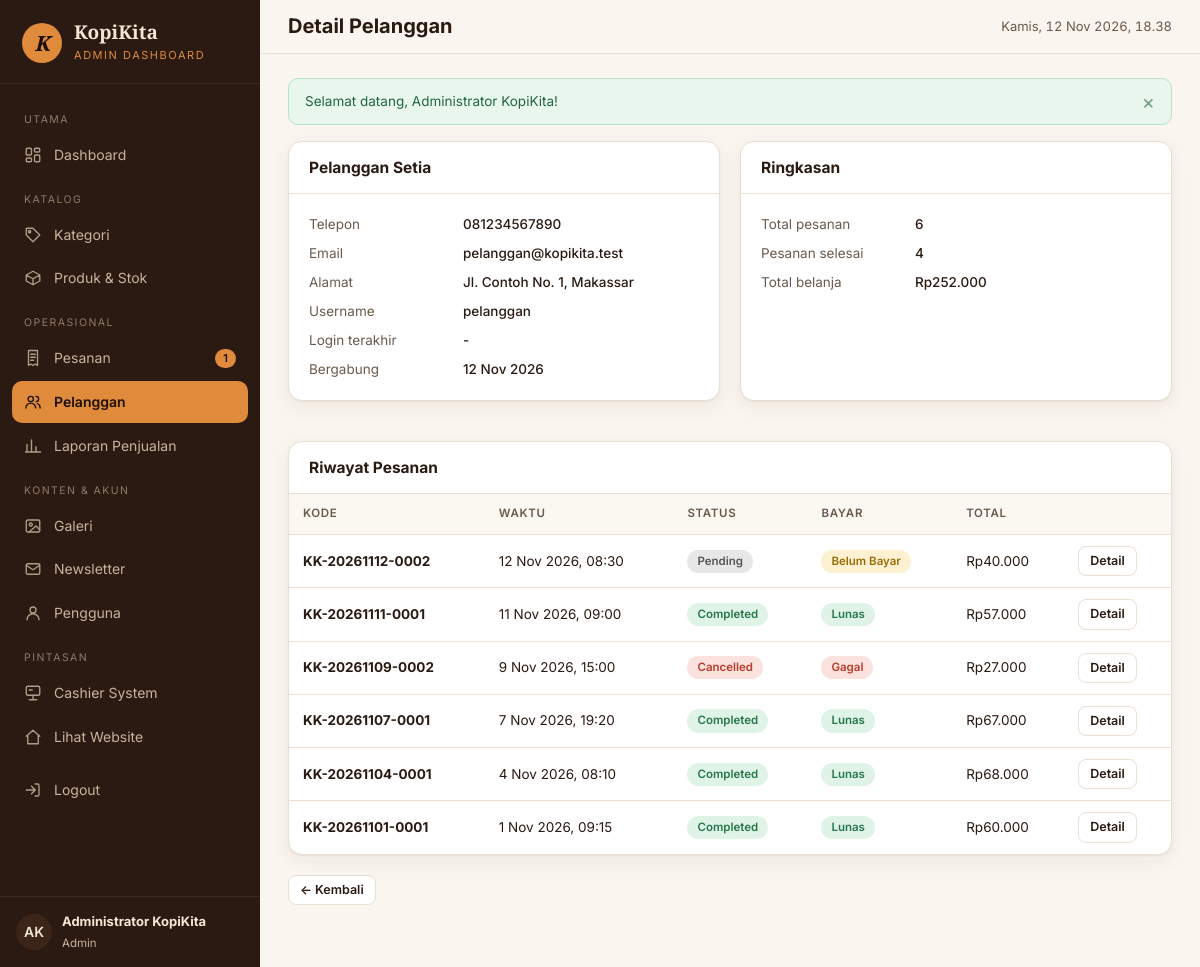
The page /admin/customers/show.php?id=2 (signed in) on the database its author committed.
### tables this page shows
CREATE TABLE `users` (
  `id`            BIGINT UNSIGNED NOT NULL AUTO_INCREMENT,
  `name`          VARCHAR(100) NOT NULL,
  `username`      VARCHAR(50)  NOT NULL,
  `email`         VARCHAR(150) NOT NULL,
  `password`      VARCHAR(255) NOT NULL,
  `role`          ENUM('admin','cashier','customer') NOT NULL DEFAULT 'customer',
  `avatar`        VARCHAR(255) NULL,
  `is_active`     TINYINT(1)   NOT NULL DEFAULT 1,
  `last_login_at` DATETIME     NULL,
  `created_at`    DATETIME     NOT NULL,
  `updated_at`    DATETIME     NOT NULL,
  PRIMARY KEY (`id`),
  UNIQUE KEY `uq_users_username` (`username`),
  UNIQUE KEY `uq_users_email` (`email`),
  KEY `idx_users_role` (`role`)
);

CREATE TABLE `customers` (
  `id`         BIGINT UNSIGNED NOT NULL AUTO_INCREMENT,
  `user_id`    BIGINT UNSIGNED NULL,
  `name`       VARCHAR(100) NOT NULL,
  `phone`      VARCHAR(25)  NULL,
  `email`      VARCHAR(150) NULL,
  `address`    TEXT         NULL,
  `created_at` DATETIME     NOT NULL,
  `updated_at` DATETIME     NOT NULL,
  PRIMARY KEY (`id`),
  UNIQUE KEY `uq_customers_user` (`user_id`),
  KEY `idx_customers_name` (`name`),
  CONSTRAINT `fk_customers_user` FOREIGN KEY (`user_id`) REFERENCES `users` (`id`)
    ON UPDATE CASCADE ON DELETE SET NULL
);

CREATE TABLE `sales` (
  `id`               BIGINT UNSIGNED NOT NULL AUTO_INCREMENT,
  `order_id`         BIGINT UNSIGNED NOT NULL,
  `invoice_number`   VARCHAR(30) NOT NULL,
  `cashier_id`       BIGINT UNSIGNED NULL,
  `payment_method`   ENUM('cash','qris','bank_transfer') NOT NULL,
  `amount_due`       DECIMAL(12,2) NOT NULL,
  `amount_paid`      DECIMAL(12,2) NOT NULL DEFAULT 0,
  `change_amount`    DECIMAL(12,2) NOT NULL DEFAULT 0,
  `payment_status`   ENUM('pending','paid','failed','refunded') NOT NULL DEFAULT 'pending',
  `reference_number` VARCHAR(100) NULL,
  `paid_at`          DATETIME NULL,
  `created_at`       DATETIME NOT NULL,
  `updated_at`       DATETIME NOT NULL,
  PRIMARY KEY (`id`),
  UNIQUE KEY `uq_sales_order` (`order_id`),
  UNIQUE KEY `uq_sales_invoice` (`invoice_number`),
  KEY `idx_sales_cashier` (`cashier_id`),
  KEY `idx_sales_status` (`payment_status`),
  CONSTRAINT `fk_sales_order` FOREIGN KEY (`order_id`) REFERENCES `orders` (`id`)
    ON UPDATE CASCADE ON DELETE CASCADE,
  CONSTRAINT `fk_sales_cashier` FOREIGN KEY (`cashier_id`) REFERENCES `users` (`id`)
    ON UPDATE CASCADE ON DELETE SET NULL
);

CREATE TABLE `orders` (
  `id`              BIGINT UNSIGNED NOT NULL AUTO_INCREMENT,
  `order_code`      VARCHAR(30) NOT NULL,
  `customer_id`     BIGINT UNSIGNED NOT NULL,
  `processed_by`    BIGINT UNSIGNED NULL,
  `order_channel`   ENUM('online','cashier') NOT NULL DEFAULT 'online',
  `order_type`      ENUM('dine_in','takeaway') NOT NULL,
  `table_number`    VARCHAR(10) NULL,
  `order_status`    ENUM('pending','confirmed','preparing','ready','completed','cancelled') NOT NULL DEFAULT 'pending',
  `subtotal`        DECIMAL(12,2) NOT NULL,
  `discount_amount` DECIMAL(12,2) NOT NULL DEFAULT 0,
  `total_amount`    DECIMAL(12,2) NOT NULL,
  `notes`           TEXT NULL,
  `cancel_reason`   VARCHAR(255) NULL,
  `stock_deducted`  TINYINT(1) NOT NULL DEFAULT 0,
  `ordered_at`      DATETIME NOT NULL,
  `completed_at`    DATETIME NULL,
  `updated_at`      DATETIME NOT NULL,
  PRIMARY KEY (`id`),
  UNIQUE KEY `uq_orders_code` (`order_code`),
  KEY `idx_orders_customer` (`customer_id`),
  KEY `idx_orders_processed_by` (`processed_by`),
  KEY `idx_orders_status` (`order_status`),
  KEY `idx_orders_ordered_at` (`ordered_at`),
  KEY `idx_orders_channel` (`order_channel`),
  CONSTRAINT `fk_orders_customer` FOREIGN KEY (`customer_id`) REFERENCES `customers` (`id`)
    ON UPDATE CASCADE ON DELETE RESTRICT,
  CONSTRAINT `fk_orders_processed_by` FOREIGN KEY (`processed_by`) REFERENCES `users` (`id`)
    ON UPDATE CASCADE ON DELETE SET NULL
);

### config/database.php (called while the page is built, shortened)
<?php
function db(): PDO
{
    static $pdo = null;
    if ($pdo instanceof PDO) {
        return $pdo;
    }
    $dsn = 'mysql:host=' . DB_HOST . ';port=' . DB_PORT . ';dbname=' . DB_NAME . ';charset=utf8mb4';
    try {
        $pdo = new PDO($dsn, DB_USER, DB_PASS, [
            PDO::ATTR_ERRMODE            => PDO::ERRMODE_EXCEPTION,
            PDO::ATTR_DEFAULT_FETCH_MODE => PDO::FETCH_ASSOC,
            PDO::ATTR_EMULATE_PREPARES   => false,
        ]);
        $offset = (new DateTime('now', new DateTimeZone(date_default_timezone_get())))->format('P');
        $pdo->exec("SET time_zone = '" . $offset . "'");
    } catch (PDOException $e) {
        http_response_code(500);
        $msg = defined('APP_DEBUG') && APP_DEBUG ? $e->getMessage() : 'Tidak dapat terhubung ke database.';
        exit('<h1>Koneksi database gagal</h1><p>' . htmlspecialchars($msg, ENT_QUOTES, 'UTF-8')
            . '</p><p>Pastikan MySQL XAMPP berjalan dan database <code>kopikita_db</code> sudah di-import.</p>');
    }
    return $pdo;
}

### includes/auth.php (called while the page is built, shortened)
<?php
require_once __DIR__ . '/../config/database.php';
require_once __DIR__ . '/functions.php';
function current_user(): ?array
{
    static $user = false;
    if ($user !== false) {
        return $user;
    }
    $st = db()->prepare('SELECT u.id, u.name, u.username, u.email, u.role, u.avatar, u.is_active, c.id AS customer_id
                         FROM users u LEFT JOIN customers c ON c.user_id = u.id WHERE u.id = ? LIMIT 1');
    $st->execute([$_SESSION['user_id']]);
    $row = $st->fetch();
    $user = $row;
    return $user;
}
function require_login(): array
{
    $u = current_user();
    return $u;
}
function require_role(array $roles): array
{
    $u = require_login();
    return $u;
}

### admin/customers/show.php (the view, shortened to what this page needs)
<?php
require_once __DIR__ . '/../../includes/auth.php';
require_role(['admin']);
$pdo = db();
$st = $pdo->prepare('SELECT c.*, u.username, u.is_active, u.last_login_at FROM customers c LEFT JOIN users u ON u.id = c.user_id WHERE c.id = ?');
$st->execute([(int) ($_GET['id'] ?? 0)]);
$c = $st->fetch();
$st = $pdo->prepare('SELECT o.*, s.payment_status FROM orders o LEFT JOIN sales s ON s.order_id = o.id WHERE o.customer_id = ? ORDER BY o.ordered_at DESC LIMIT 50');
$st->execute([$c['id']]);
$orders = $st->fetchAll();
$pageTitle = 'Detail Pelanggan';
require __DIR__ . '/../../includes/admin-header.php';
?>
<div class="grid-2">
    <div class="card"><div class="card-header"><h2><?= e($c['name']) ?></h2></div><div class="card-body">
        <dl class="dl">
            <dt>Telepon</dt><dd><?= e($c['phone'] ?: '-') ?></dd>
            <dt>Email</dt><dd><?= e($c['email'] ?: '-') ?></dd>
            <dt>Alamat</dt><dd><?= e($c['address'] ?: '-') ?></dd>
            <dt>Username</dt><dd><?= e($c['username'] ?? '— (tanpa akun)') ?></dd>
            <dt>Login terakhir</dt><dd><?= e(tanggal($c['last_login_at'] ?? null)) ?></dd>
            <dt>Bergabung</dt><dd><?= e(tanggal($c['created_at'], false)) ?></dd>
        </dl>
    </div></div>
    <div class="card"><div class="card-header"><h2>Ringkasan</h2></div><div class="card-body">
        <?php $done = array_filter($orders, fn($o) => $o['order_status'] === 'completed'); ?>
        <dl class="dl"><dt>Total pesanan</dt><dd><?= count($orders) ?></dd><dt>Pesanan selesai</dt><dd><?= count($done) ?></dd>
            <dt>Total belanja</dt><dd><?= e(rupiah(array_sum(array_column($done, 'total_amount')))) ?></dd></dl>
    </div></div>
</div>
<div class="card mt-3"><div class="card-header"><h2>Riwayat Pesanan</h2></div>
    <div class="table-wrap"><table class="table">
        <thead><tr><th>Kode</th><th>Waktu</th><th>Status</th><th>Bayar</th><th class="text-right">Total</th><th></th></tr></thead>
        <tbody>
        <?php foreach ($orders as $o): ?>
            <tr><td><strong><?= e($o['order_code']) ?></strong></td><td><?= e(tanggal($o['ordered_at'])) ?></td><td><?= status_badge($o['order_status']) ?></td>
                <td><?= payment_badge($o['payment_status']) ?></td><td class="text-right nowrap"><?= e(rupiah($o['total_amount'])) ?></td>
                <td><a class="btn btn-outline btn-sm" href="<?= e(url('admin/orders/show.php?id=' . $o['id'])) ?>">Detail</a></td></tr>
        <?php endforeach; ?>
        </tbody>
    </table></div>
</div>
<p class="mt-3"><a class="btn btn-outline btn-sm" href="<?= e(url('admin/customers/index.php')) ?>">← Kembali</a></p>
<?php require __DIR__ . '/../../includes/admin-footer.php'; ?>

### includes/admin-header.php (shortened to what this page needs)
<?php
$user = current_user();
$panel = $panel ?? 'admin';
$pendingCount = (int) db()->query("SELECT COUNT(*) FROM orders WHERE order_status IN ('pending')")->fetchColumn();
if (!isset($navItems)) {
    $navItems = [
        ['label' => 'Utama'],
        ['href' => 'admin/index.php', 'icon' => 'dashboard', 'text' => 'Dashboard', 'exact' => true],
        ['label' => 'Katalog'],
        ['href' => 'admin/categories/', 'icon' => 'tag', 'text' => 'Kategori'],
        ['href' => 'admin/products/', 'icon' => 'box', 'text' => 'Produk & Stok'],
        ['label' => 'Operasional'],
        ['href' => 'admin/orders/', 'icon' => 'receipt', 'text' => 'Pesanan', 'count' => $pendingCount],
        ['href' => 'admin/customers/', 'icon' => 'users', 'text' => 'Pelanggan'],
        ['href' => 'admin/reports/', 'icon' => 'chart', 'text' => 'Laporan Penjualan'],
        ['label' => 'Konten & Akun'],
        ['href' => 'admin/gallery/', 'icon' => 'image', 'text' => 'Galeri'],
        ['href' => 'admin/newsletter/', 'icon' => 'mail', 'text' => 'Newsletter'],
        ['href' => 'admin/users/', 'icon' => 'user', 'text' => 'Pengguna'],
        ['label' => 'Pintasan'],
        ['href' => 'cashier/index.php', 'icon' => 'pos', 'text' => 'Cashier System'],
        ['href' => 'index.php', 'icon' => 'home', 'text' => 'Lihat Website'],
    ];
}
$cur = current_path();
$isActive = function (array $it) use ($cur): bool {
    $target = url($it['href']);
    if (!empty($it['exact'])) {
        return $cur === $target;
    }
    return strpos($cur, rtrim($target, '/')) === 0 && !preg_match('#/index\.php$#', $it['href']);
};
?>
<!DOCTYPE html>
<html lang="id">
<head>
    <link rel="stylesheet" href="<?= e(asset('css/admin.css')) ?>">
</head>
<body class="panel-<?= e($panel) ?>">
<div class="app">
    <aside class="sidebar" id="sidebar">
        <a href="<?= e(url($panel === 'cashier' ? 'cashier/index.php' : 'admin/index.php')) ?>" class="sidebar-brand">
            <span class="logo">K</span>
            <span><strong>KopiKita</strong><small><?= $panel === 'cashier' ? 'Cashier System' : 'Admin Dashboard' ?></small></span>
        </a>
        <nav class="sidebar-nav" aria-label="Menu panel">
            <?php foreach ($navItems as $it): ?>
                <?php if (isset($it['label'])): ?>
                    <div class="label"><?= e($it['label']) ?></div>
                <?php else: ?>
                    <a href="<?= e(url($it['href'])) ?>" class="<?= $isActive($it) ? 'active' : '' ?>">
                        <?= icon($it['icon']) ?> <span><?= e($it['text']) ?></span>
                        <?php if (!empty($it['count'])): ?><span class="count"><?= (int) $it['count'] ?></span><?php endif; ?>
                    </a>
                <?php endif; ?>
            <?php endforeach; ?>
            <form action="<?= e(url('logout.php')) ?>" method="post" class="mt-2">
                <button type="submit"><?= icon('logout') ?> <span>Logout</span></button>
            </form>
        </nav>
        <div class="sidebar-foot">
            <span class="avatar"><?= e(initials($user['name'])) ?></span>
            <span><strong><?= e($user['name']) ?></strong><small><?= e(ROLE_LABELS[$user['role']]) ?></small></span>
        </div>
    </aside>
    <div class="main">
        <header class="topbar">
            <div>
                <h1><?= e($pageTitle ?? 'Dashboard') ?></h1>
            </div>
            <span class="clock" id="clock"><?= e(tanggal(now())) ?></span>
        </header>
        <div class="content">
            <?= render_flashes() ?>

### includes/functions.php (shortened to what this page needs)
<?php
function e($value): string
{
    return htmlspecialchars((string) ($value ?? ''), ENT_QUOTES | ENT_SUBSTITUTE, 'UTF-8');
}
function rupiah($amount): string
{
    $amount = (float) $amount;
    $prefix = $amount < 0 ? '-Rp' : 'Rp';
    return $prefix . number_format(abs($amount), 0, ',', '.');
}
function tanggal($datetime, bool $withTime = true): string
{
    if (!$datetime) {
        return '-';
    }
    $bulan = [1 => 'Jan', 'Feb', 'Mar', 'Apr', 'Mei', 'Jun', 'Jul', 'Agu', 'Sep', 'Okt', 'Nov', 'Des'];
    $ts = strtotime((string) $datetime);
    $out = date('j', $ts) . ' ' . $bulan[(int) date('n', $ts)] . ' ' . date('Y', $ts);
    return $withTime ? $out . ', ' . date('H:i', $ts) : $out;
}
function url(string $path = ''): string
{
    return BASE_URL . '/' . ltrim($path, '/');
}
function asset(string $path): string
{
    $file = APP_ROOT . '/assets/' . ltrim($path, '/');
    $ver = is_file($file) ? '?v=' . filemtime($file) : '';
    return url('assets/' . ltrim($path, '/')) . $ver;
}
function current_path(): string
{
    return strtok($_SERVER['REQUEST_URI'] ?? '/', '?');
}
function get_flashes(): array
{
    $f = $_SESSION['flash'] ?? [];
    return $f;
}
function render_flashes(): string
{
    $html = '';
    foreach (get_flashes() as $f) {
        $html .= '<div class="alert alert-' . e($f['type']) . '" role="alert">' . e($f['message'])
            . '<button type="button" class="alert-close" aria-label="Tutup">&times;</button></div>';
    }
    return $html;
}
function status_badge(string $status): string
{
    $label = ORDER_STATUSES[$status] ?? ucfirst($status);
    return '<span class="badge badge-' . e($status) . '">' . e($label) . '</span>';
}
function payment_badge(?string $status): string
{
    $status = $status ?: 'pending';
    $label = PAYMENT_STATUSES[$status] ?? ucfirst($status);
    return '<span class="badge badge-pay-' . e($status) . '">' . e($label) . '</span>';
}
function icon(string $name, string $class = ''): string
{
    $p = $paths[$name] ?? $paths['coffee'];
    return '<svg class="' . e($class) . '" viewBox="0 0 24 24" fill="none" stroke="currentColor" stroke-width="1.8" stroke-linecap="round" stroke-linejoin="round" aria-hidden="true">' . $p . '</svg>';
}
function initials(string $name): string
{
    $parts = preg_split('/\s+/', trim($name));
    $s = mb_substr($parts[0] ?? 'K', 0, 1) . (isset($parts[1]) ? mb_substr($parts[1], 0, 1) : '');
    return mb_strtoupper($s);
}

### rows shown on the page
users: name "AK", name "Administrator KopiKita", role "Admin"
customers: name "Pelanggan Setia", phone "081234567890", email "pelanggan@kopikita.test", address "Jl. Contoh No. 1, Makassar", user.username "pelanggan", user.last_login_at "-", created_at "12 Nov 2026"
sales: order.order_code "KK-20261112-0002", order.ordered_at "12 Nov 2026, 08:30", order.order_status "Pending", payment_status "Belum Bayar", order.total_amount "Rp40.000"
sales: order.order_code "KK-20261111-0001", order.ordered_at "11 Nov 2026, 09:00", order.order_status "Completed", payment_status "Lunas", order.total_amount "Rp57.000"
sales: order.order_code "KK-20261109-0002", order.ordered_at "9 Nov 2026, 15:00", order.order_status "Cancelled", payment_status "Gagal", order.total_amount "Rp27.000"
sales: order.order_code "KK-20261107-0001", order.ordered_at "7 Nov 2026, 19:20", order.order_status "Completed", payment_status "Lunas", order.total_amount "Rp67.000"
sales: order.order_code "KK-20261104-0001", order.ordered_at "4 Nov 2026, 08:10", order.order_status "Completed", payment_status "Lunas", order.total_amount "Rp68.000"
sales: order.order_code "KK-20261101-0001", order.ordered_at "1 Nov 2026, 09:15", order.order_status "Completed", payment_status "Lunas", order.total_amount "Rp60.000"

### other values the page prints
$it['label'] "UTAMA"
$it['text'] "Dashboard"
$it['label'] "KATALOG"
$it['text'] "Kategori"
$it['text'] "Produk & Stok"
$it['label'] "OPERASIONAL"
$it['text'] "Pesanan"
$it['count'] "1"
$it['text'] "Pelanggan"
$it['text'] "Laporan Penjualan"
$it['label'] "KONTEN & AKUN"
$it['text'] "Galeri"
$it['text'] "Newsletter"
$it['text'] "Pengguna"
$it['label'] "PINTASAN"
